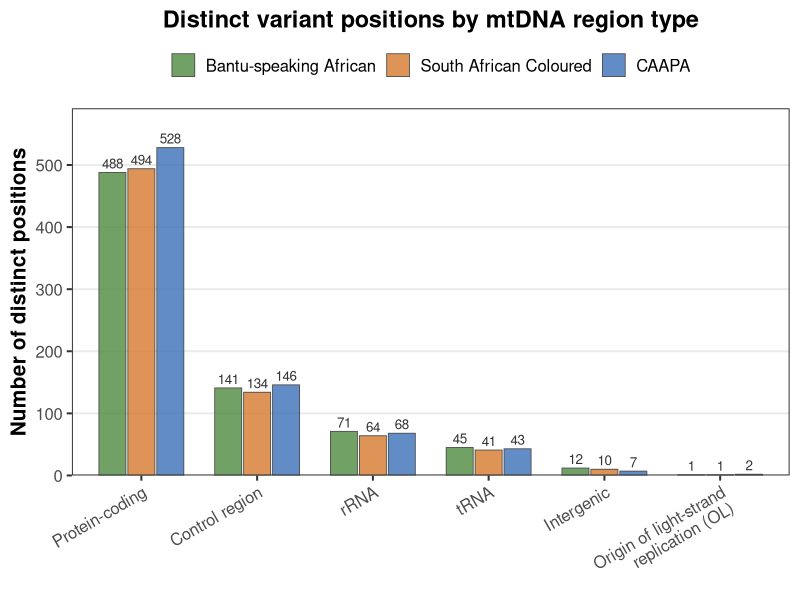
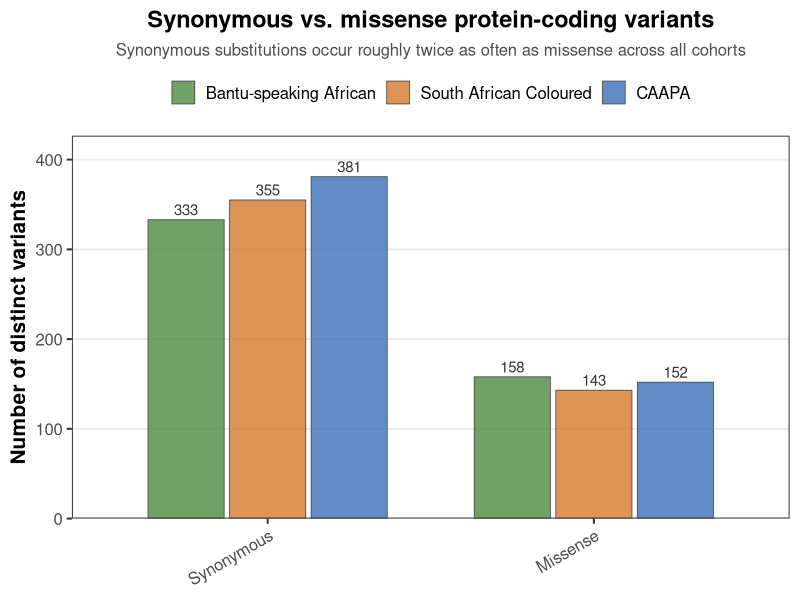

The R source for these figures, in order: (Note: this script raises an error after producing the figures.)
## =============================================================================
## region_type_and_consequence_barplots.R
##
## Two grouped bar charts summarising the functional annotation results:
##   1. Distinct variant positions by mtDNA region type, per cohort
##   2. Synonymous vs. missense substitution counts (protein-coding), per cohort
##
## Data are hardcoded directly from the reported summary counts (not reread
## from pipeline output) since this script's only job is to visualise those
## already-finalised numbers. If you rerun the pipeline and the numbers
## change, update the two data frames below to match.
## =============================================================================

library(dplyr); library(tidyr); library(ggplot2); library(forcats)

out_dir <- "."  ## change to write plots elsewhere, e.g. "mtDNA_QC_outputs/plots"

## -----------------------------------------------------------------------
## Cohort colour palette (soft/natural tones), consistent with the rest of
## the pipeline's figures
## -----------------------------------------------------------------------
cohort_colors <- c(
  "Bantu-speaking African" = "#4F8A3F",
  "South African Coloured" = "#D77A2D",
  "CAAPA" = "#3B6FB6"
)
cohort_levels <- names(cohort_colors)

theme_pub <- theme_bw(base_size = 15) +
  theme(
    plot.title = element_text(face = "bold", size = 17, hjust = 0.5),
    plot.subtitle = element_text(size = 12, hjust = 0.5, colour = "grey30"),
    axis.title = element_text(face = "bold"),
    axis.text.x = element_text(angle = 30, hjust = 1),
    legend.title = element_blank(),
    legend.position = "top",
    panel.grid.minor = element_blank(),
    panel.grid.major.x = element_blank()
  )

## =============================================================================
## Plot 1: distinct variant positions by mtDNA region type, per cohort
## =============================================================================
region_data <- tribble(
  ~region_type,       ~cohort,                    ~n_positions,
  "Protein-coding",   "Bantu-speaking African",    488,
  "Protein-coding",   "CAAPA",                      528,
  "Protein-coding",   "South African Coloured",     494,
  "Control region",   "Bantu-speaking African",    141,
  "Control region",   "CAAPA",                      146,
  "Control region",   "South African Coloured",     134,
  "rRNA",             "Bantu-speaking African",     71,
  "rRNA",             "CAAPA",                       68,
  "rRNA",             "South African Coloured",      64,
  "tRNA",             "Bantu-speaking African",     45,
  "tRNA",             "CAAPA",                       43,
  "tRNA",             "South African Coloured",      41,
  "Intergenic",       "Bantu-speaking African",     12,
  "Intergenic",       "CAAPA",                        7,
  "Intergenic",       "South African Coloured",      10,
  "Origin of light-strand\nreplication (OL)", "Bantu-speaking African", 1,
  "Origin of light-strand\nreplication (OL)", "CAAPA",                   2,
  "Origin of light-strand\nreplication (OL)", "South African Coloured",  1
) %>%
  mutate(
    cohort = factor(cohort, levels = cohort_levels),
    region_type = fct_reorder(region_type, n_positions, .fun = max, .desc = TRUE)
  )

p1 <- ggplot(region_data, aes(x = region_type, y = n_positions, fill = cohort)) +
  geom_col(position = position_dodge(width = 0.75), width = 0.7, colour = "grey30", linewidth = 0.3, alpha=0.8) +
  geom_text(aes(label = n_positions), position = position_dodge(width = 0.75),
            vjust = -0.4, size = 3.4, colour = "grey20") +
  scale_fill_manual(values = cohort_colors) +
  scale_y_continuous(expand = expansion(mult = c(0, 0.12))) +
  labs(
    title = "Distinct variant positions by mtDNA region type",
    x = NULL, y = "Number of distinct positions"
  ) +
  theme_pub

ggsave(file.path(out_dir, "barplot_region_type_by_cohort.png"), p1, width = 9, height = 6, dpi = 300, bg = "white")

## =============================================================================
## Plot 2: synonymous vs. missense counts (protein-coding), per cohort
## =============================================================================
consequence_data <- tribble(
  ~consequence,  ~cohort,                    ~n_variants,
  "Synonymous",  "Bantu-speaking African",    333,
  "Synonymous",  "CAAPA",                      381,
  "Synonymous",  "South African Coloured",     355,
  "Missense",    "Bantu-speaking African",     158,
  "Missense",    "CAAPA",                      152,
  "Missense",    "South African Coloured",     143
) %>%
  mutate(
    cohort = factor(cohort, levels = cohort_levels),
    consequence = factor(consequence, levels = c("Synonymous", "Missense"))
  )

p2 <- ggplot(consequence_data, aes(x = consequence, y = n_variants, fill = cohort)) +
  geom_col(position = position_dodge(width = 0.75), width = 0.7, colour = "grey30", linewidth = 0.3, alpha=0.8) +
  geom_text(aes(label = n_variants), position = position_dodge(width = 0.75),
            vjust = -0.4, size = 3.8, colour = "grey20") +
  scale_fill_manual(values = cohort_colors) +
  scale_y_continuous(expand = expansion(mult = c(0, 0.12))) +
  labs(
    title = "Synonymous vs. missense protein-coding variants",
    subtitle = "Synonymous substitutions occur roughly twice as often as missense across all cohorts",
    x = NULL, y = "Number of distinct variants"
  ) +
  theme_pub

ggsave(file.path(out_dir, "barplot_synonymous_vs_missense.png"), p2, width = 7, height = 6, dpi = 300, bg = "white")

## -----------------------------------------------------------------------
## Optional: combined two-panel figure (requires patchwork)
## -----------------------------------------------------------------------

combined <- p1 + p2
combined
